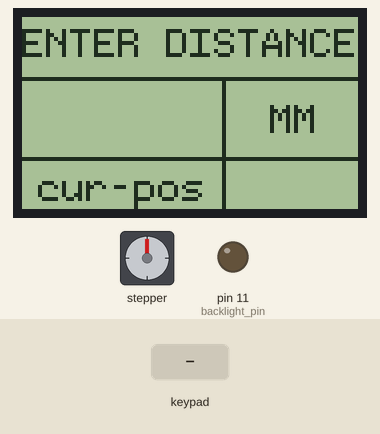
Simulated run of this sketch. Board: Arduino Mega 2560, built with avr-gcc and run on an emulated ATmega2560. Shown: 84×48 one-colour display, stepper motor, output pins drawn as LEDs (lit = HIGH). Inputs (shaded band) come from the test bench. Stepper angles assume 200 steps per turn.

Above: at 1.3 s.
1.4 s: keypad keys 2 2 2 4 2 6 2 8 # pressed 0.4 s apart
At 3.3 s:
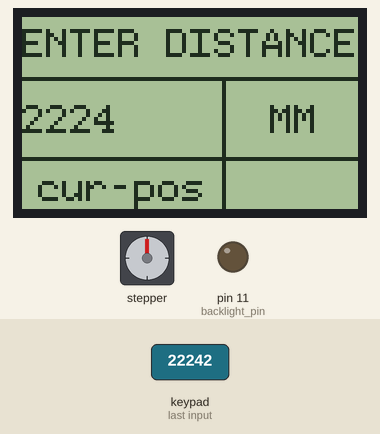
At 4.8 s:
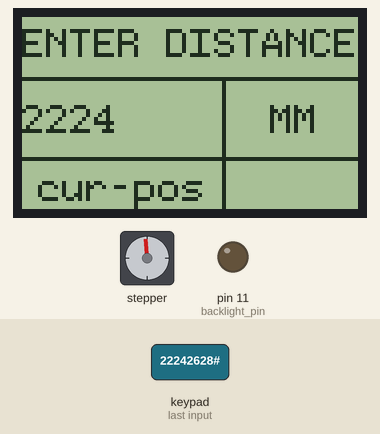
Timing chart, 0 to 24.7 s (numbered marks = the images above; inputs shaded):
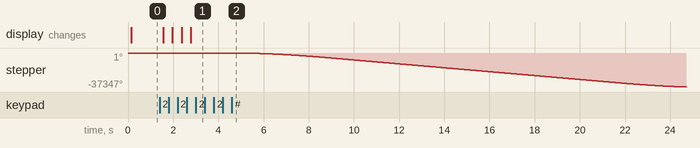

The sketch:

mitre_saw_refactored.ino
```cpp
#include "AccelStepper.h" // AccelStepper Library
#include <Keypad.h>  // Keypad Library
#include "U8glib.h"  // U8glib for Nokia LCD

// Variables to hold entered number on Keypad
#define SIZE_STR_MAX_DIGITS 4
String value_str;

String currentposition = ""; // Used for display on Nokia LCD


// Keypad Setup
const byte ROWS = 4; // Four Rows
const byte COLS = 4; // Four Columns
char keys[ROWS][COLS] = {
    {'1', '2', '3', 'A'},
    {'4', '5', '6', 'B'},
    {'7', '8', '9', 'C'},
    {'*', '0', '#', 'D'}
};
byte rowPins[ROWS] = {22, 24, 26, 28}; // Arduino pins connected to the row pins of the keypad
byte colPins[COLS] = {31, 33, 35, 37}; // Arduino pins connected to the column pins of the keypad
Keypad keypad = Keypad(makeKeymap(keys), rowPins, colPins, ROWS, COLS); // Keypad Library definition


// U8glib Setup for Nokia LCD
#define backlight_pin 11
U8GLIB_PCD8544 u8g(3, 4, 6, 5, 7); // Arduino pins connected to Nokia pins:
// CLK=3, DIN=4, CE=6, DC=5, RST=7


// AccelStepper Setup
AccelStepper stepper(1, A0, A1); // 1 = Easy Driver interface
// Arduino A0 connected to STEP pin of Easy Driver
// Arduino A1 connected to DIR pin of Easy Driver

void setup(void) {
    //  Light up the LCD backlight LEDS
    analogWrite(backlight_pin, 0); // Set the Backlight intensity (0=Bright, 255=Dim)

    //  AccelStepper speed and acceleration setup
    stepper.setMaxSpeed(1500); // Not to fast or you will have missed steps
    stepper.setAcceleration(400); //  Same here

    // Draw starting screen on Nokia LCD
    u8g.firstPage();
    do {
        u8g.drawHLine(0, 15, 84);
        u8g.drawVLine(50, 16, 38);
        u8g.drawHLine(0, 35, 84);
        u8g.setFont(u8g_font_profont11);
        u8g.drawStr(0, 10, "ENTER DISTANCE");
        u8g.drawStr(62, 29, "MM");
        u8g.drawStr(4, 46, "cur-pos");
    } while (u8g.nextPage());
}

void loop() {

    char keypressed = keypad.getKey(); // Get value of keypad button if pressed
    if (keypressed != NO_KEY) { // If keypad button pressed check which key it was
        switch (keypressed) {
            case '0':
            case '1':
            case '2':
            case '3':
            case '4':
            case '5':
            case '6':
            case '7':
            case '8':
            case '9':
                if (value_str.length() < SIZE_STR_MAX_DIGITS) {
                    value_str.concat(keypressed);
                    drawnokiascreen(value_str);
                }
                break;

            case '*':
                if (value_str.length() > 0) {
                    value_str.remove(value_str.length() - 1);
                    drawnokiascreen(value_str);
                }
                break;
            case '#':
                if (value_str.length() > 0) {
                    movestepper(value_str.toInt());
                    while (value_str.length() != 0) {
                        value_str.remove(0);
                    }
                    drawnokiascreen(value_str);
                }
                break;
            default:
                break;
        }

    }
}

void movestepper(int z) { //  Move the stepper
    int calculatedmove = ((z * 1600) / 80); //  Calculate number of steps needed in mm
    stepper.runToNewPosition(calculatedmove);
    currentposition = String(z);
    u8g.firstPage();
    do {
        u8g.drawHLine(0, 15, 84);
        u8g.drawVLine(50, 16, 38);
        u8g.drawHLine(0, 35, 84);
        u8g.setFont(u8g_font_profont11);
        u8g.drawStr(0, 10, "ENTER DISTANCE");
        u8g.drawStr(62, 29, "MM");
        u8g.drawStr(4, 46, "cur-pos");
        u8g.setPrintPos(57, 47);
        u8g.print(currentposition);
    } while (u8g.nextPage());
}

void drawnokiascreen(String y) {

    u8g.firstPage();
    do {
        u8g.drawHLine(0, 15, 84);
        u8g.drawVLine(50, 16, 38);
        u8g.drawHLine(0, 35, 84);
        u8g.setFont(u8g_font_profont11);
        u8g.drawStr(0, 10, "ENTER DISTANCE");
        u8g.setPrintPos(0, 29);
        u8g.print(y); // Put entered number on Nokia lcd
        u8g.drawStr(62, 29, "MM");
        u8g.drawStr(4, 46, "cur-pos");
        u8g.setPrintPos(57, 47);
        u8g.print(currentposition); //  Display current position of stepper
    } while (u8g.nextPage());
}
```

Measured:
- after the input at 1.4 s, stepper: keeps turning counter-clockwise at about 1863°/s, starting after 3.2 s; the display: first changes after 0.15 s (image 1 shows a later state)
